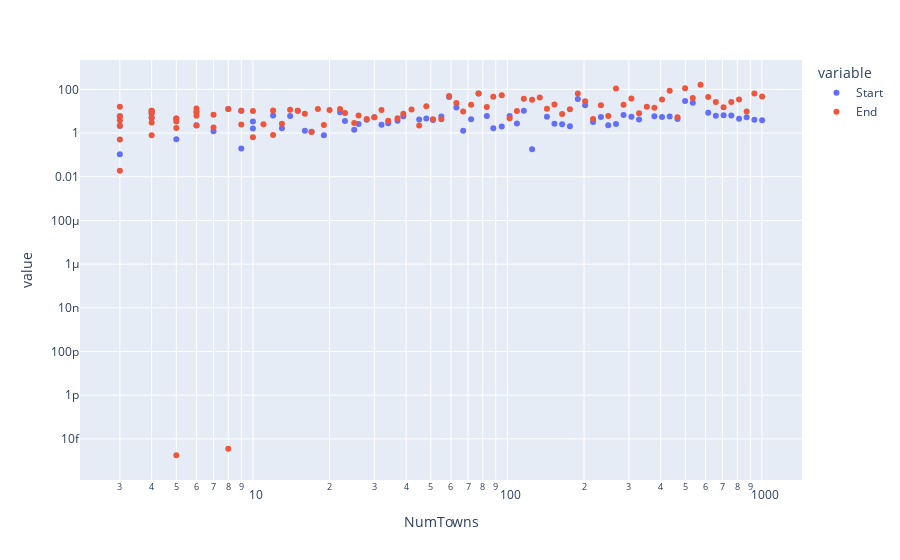

Source (notebook cell):
### Markdown cell above
#### Comparing Allocation Front and Back - LInf

### Code cell
data_dict_5 = {'NumTowns':[],'Start':[],'End':[]}
for n in np.logspace(0,3,100):
    n=int(n)+2
    data_dict_5['NumTowns'].append(n)
    demand_means = np.random.uniform(0, demand_mean, n)
    town_demands, town_expected_demands = make_demands_uniform_distribution(n, demand_means)
    budget = np.sum(town_expected_demands)
    mid = int((n-1)/2)
    opt_1 = waterfilling(town_demands,budget)[:mid]
    opt_2 = waterfilling(town_demands,budget)[mid:n]
    
    for j in range(2):
        if j==0:
            data_dict_5['Start'].append(np.amax(np.absolute(opt_1 - waterfilling_dynamic(town_expected_demands,town_demands,budget)[:mid])))
        if j==1:
            data_dict_5['End'].append(np.amax(np.absolute(opt_2 - waterfilling_dynamic(town_expected_demands,town_demands,budget)[mid:n])))
df_uniform = pd.DataFrame(data_dict_5).melt(id_vars="NumTowns")

fig = px.scatter(df_uniform, x="NumTowns", y="value", color='variable')
fig.update_layout(xaxis_type="log", yaxis_type="log")
fig.show()

### Figure 1 — Plotly figure (JSON) as saved in the notebook; plotly's stock layout.template omitted (floating-point values rounded to 4 significant figures)
{"data": [{"hoverlabel": {"namelength": 0}, "hovertemplate": "variable=Start<br>NumTowns=%{x}<br>value=%{y}", "legendgroup": "Start", "marker": {"color": "#636efa", "symbol": "circle"}, "mode": "markers", "name": "Start", "showlegend": true, "type": "scatter", "x": [3, 3, 3, 3, 3, 3, 3, 3, 3, 3, 4, 4, 4, 4, 4, 4, 5, 5, 5, 5, 6, 6, 6, 6, 7, 7, 8, 8, 9, 9, 10, 10, 11, 12, 12, 13, 14, 15, 16, 17, 18, 19, 20, 22, 23, 25, 26, 28, 30, 32, 34, 37, 39, 42, 45, 48, 51, 55, 59, 63, 67, 72, 77, 83, 88, 95, 102, 109, 116, 125, 134, 143, 153, 164, 176, 189, 202, 217, 233, 249, 267, 286, 307, 329, 353, 378, 405, 434, 466, 499, 535, 574, 615, 659, 707, 758, 813, 871, 934, 1002], "xaxis": "x", "y": [0.108, 0, 2.148, 0, 0, 0, 0, 0, 0, 5.871, 10.42, 0, 0, 8.099, 4.958, 0, 0.524, 0, 4.651, 0, 0, 2.287, 0, 9.258, 0, 1.226, 0, 12.58, 10.54, 0.1945, 3.343, 1.63, 0, 6.375, 0, 1.669, 5.975, 10.56, 1.287, 1.161, 0, 0.7877, 0, 9.047, 3.597, 1.42, 2.629, 4.023, 5.299, 2.376, 2.813, 3.629, 5.817, 0, 4.206, 4.598, 3.923, 5.695, 44.36, 14.69, 1.277, 4.335, 64.98, 6.0, 1.669, 2.004, 6.052, 2.751, 10.6, 0.1809, 0, 5.526, 2.664, 2.536, 2.051, 35.9, 18.65, 3.245, 5.469, 2.258, 2.581, 6.668, 5.516, 4.156, 0, 5.813, 5.494, 5.78, 4.35, 29.64, 24.51, 0, 8.553, 6.159, 6.558, 6.327, 4.564, 5.331, 4.118, 3.818], "yaxis": "y"}, {"hoverlabel": {"namelength": 0}, "hovertemplate": "variable=End<br>NumTowns=%{x}<br>value=%{y}", "legendgroup": "End", "marker": {"color": "#EF553B", "symbol": "circle"}, "mode": "markers", "name": "End", "showlegend": true, "type": "scatter", "x": [3, 3, 3, 3, 3, 3, 3, 3, 3, 3, 4, 4, 4, 4, 4, 4, 5, 5, 5, 5, 6, 6, 6, 6, 7, 7, 8, 8, 9, 9, 10, 10, 11, 12, 12, 13, 14, 15, 16, 17, 18, 19, 20, 22, 23, 25, 26, 28, 30, 32, 34, 37, 39, 42, 45, 48, 51, 55, 59, 63, 67, 72, 77, 83, 88, 95, 102, 109, 116, 125, 134, 143, 153, 164, 176, 189, 202, 217, 233, 249, 267, 286, 307, 329, 353, 378, 405, 434, 466, 499, 535, 574, 615, 659, 707, 758, 813, 871, 934, 1002], "xaxis": "x", "y": [3.848, 0, 2.148, 0.5135, 15.93, 0, 0, 0, 0.01901, 5.871, 10.42, 10.16, 0.7878, 8.099, 4.958, 3.059, 1.715, 1.776e-15, 4.651, 3.349, 13.15, 2.229, 6.195, 9.258, 6.975, 1.8, 3.553e-15, 12.58, 10.54, 2.442, 10.22, 0.6508, 2.545, 10.74, 0.8049, 2.634, 11.71, 10.62, 7.578, 1.125, 12.79, 2.311, 11.23, 12.56, 8.181, 2.873, 6.344, 4.431, 5.299, 11.23, 3.681, 4.79, 7.639, 11.97, 2.2, 16.72, 4.28, 4.246, 49.32, 23.56, 9.603, 19.51, 64.98, 15.44, 45.86, 53.96, 4.763, 10.18, 37.27, 33.32, 42.94, 13.12, 20.05, 7.37, 12.18, 64.22, 28.65, 4.356, 18.99, 6.058, 110.8, 19.65, 38.64, 8.092, 16.03, 14.54, 34.2, 86.65, 5.32, 111.6, 40.07, 162.8, 44.36, 26.35, 15.1, 26.37, 34.17, 9.69, 64.62, 46.85], "yaxis": "y"}], "layout": {"legend": {"title": {"text": "variable"}, "tracegroupgap": 0}, "margin": {"t": 60}, "xaxis": {"anchor": "y", "domain": [0, 1], "title": {"text": "NumTowns"}, "type": "log"}, "yaxis": {"anchor": "x", "domain": [0, 1], "title": {"text": "value"}, "type": "log"}}}
